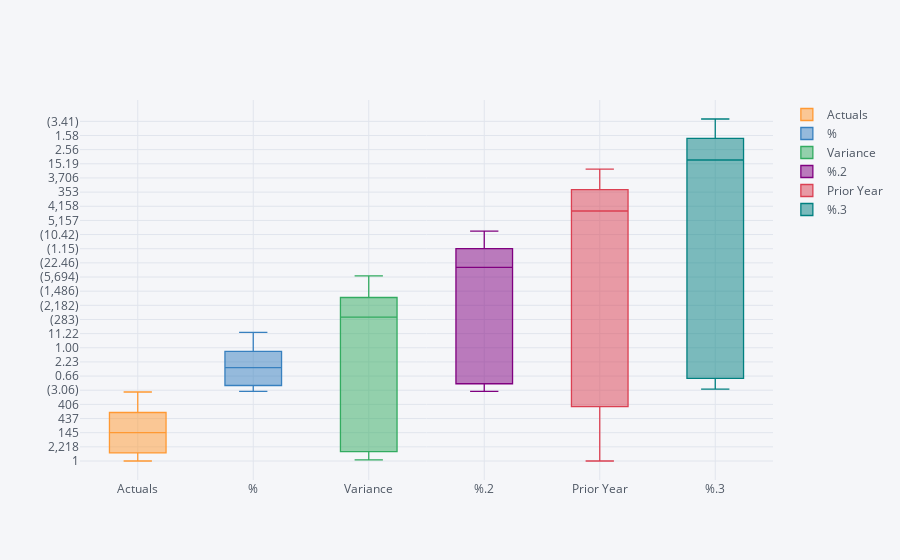

The code cell stored with this chart in its notebook:
### Code cell
p3[['Actuals','%','Variance','%.2','Prior Year','%.3']].iplot(kind='box') # Period to date for period 3

### Figure 1 — Plotly figure (JSON) as saved in the notebook; plotly's stock layout.template omitted (floating-point values rounded to 4 significant figures; data arrays with more than 128 entries replaced by an {"elided": "..."} marker saying what was removed)
{"data": [{"boxpoints": false, "line": {"width": 1.3}, "marker": {"color": "rgba(255, 153, 51, 1.0)"}, "name": "Actuals", "orientation": "v", "type": "box", "y": {"elided": "161 str values"}}, {"boxpoints": false, "line": {"width": 1.3}, "marker": {"color": "rgba(55, 128, 191, 1.0)"}, "name": "%", "orientation": "v", "type": "box", "y": {"elided": "161 str values"}}, {"boxpoints": false, "line": {"width": 1.3}, "marker": {"color": "rgba(50, 171, 96, 1.0)"}, "name": "Variance", "orientation": "v", "type": "box", "y": {"elided": "161 str values"}}, {"boxpoints": false, "line": {"width": 1.3}, "marker": {"color": "rgba(128, 0, 128, 1.0)"}, "name": "%.2", "orientation": "v", "type": "box", "y": {"elided": "161 str values"}}, {"boxpoints": false, "line": {"width": 1.3}, "marker": {"color": "rgba(219, 64, 82, 1.0)"}, "name": "Prior Year", "orientation": "v", "type": "box", "y": {"elided": "161 str values"}}, {"boxpoints": false, "line": {"width": 1.3}, "marker": {"color": "rgba(0, 128, 128, 1.0)"}, "name": "%.3", "orientation": "v", "type": "box", "y": {"elided": "161 str values"}}], "layout": {"legend": {"bgcolor": "#F5F6F9", "font": {"color": "#4D5663"}}, "paper_bgcolor": "#F5F6F9", "plot_bgcolor": "#F5F6F9", "title": {"font": {"color": "#4D5663"}}, "xaxis": {"gridcolor": "#E1E5ED", "showgrid": true, "tickfont": {"color": "#4D5663"}, "title": {"font": {"color": "#4D5663"}, "text": ""}, "zerolinecolor": "#E1E5ED"}, "yaxis": {"gridcolor": "#E1E5ED", "showgrid": true, "tickfont": {"color": "#4D5663"}, "title": {"font": {"color": "#4D5663"}, "text": ""}, "zerolinecolor": "#E1E5ED"}}}
